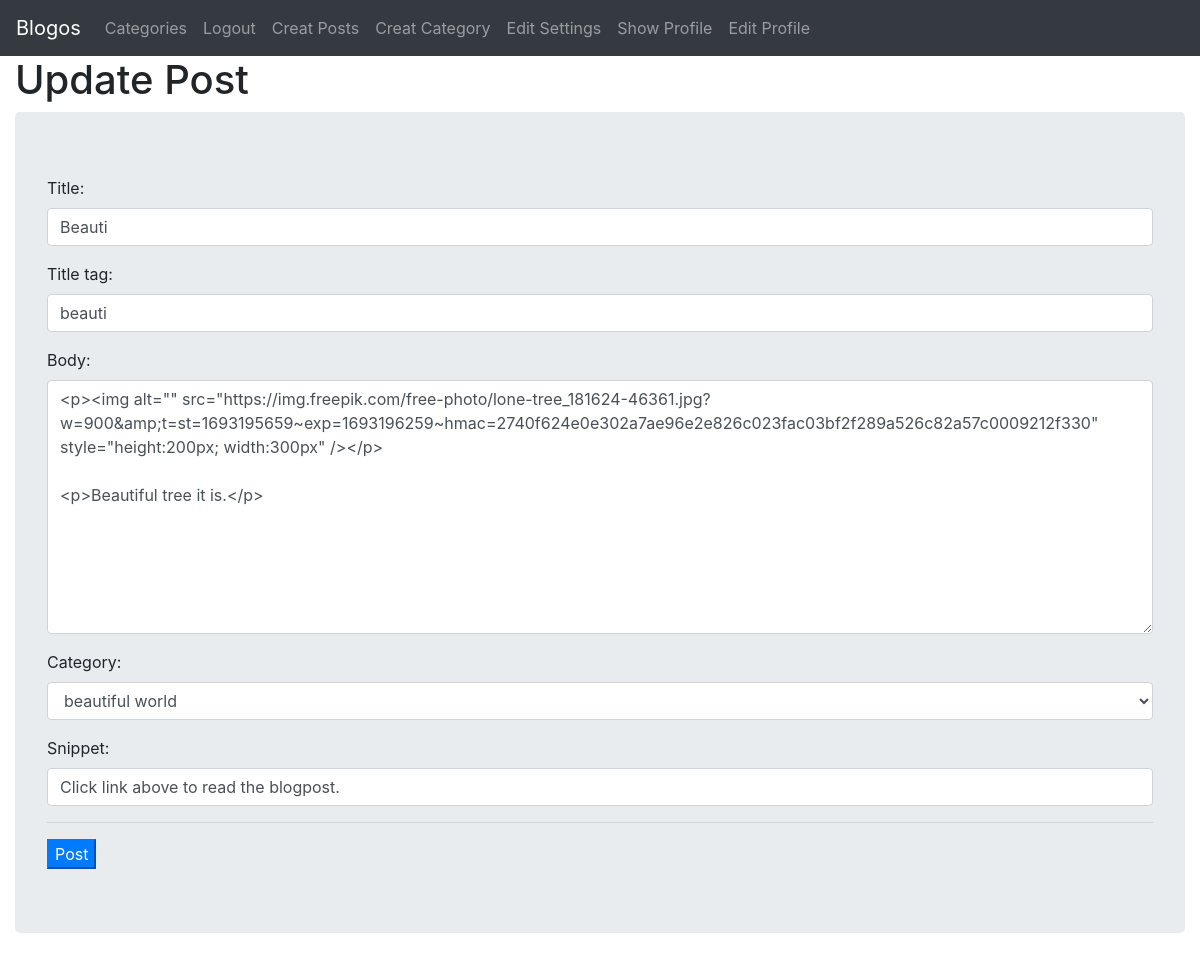
/artical/update/17 (signed in), run on the app's committed database.
### blog/models.py (models this page shows, shortened)
class Post(models.Model):
    title = models.CharField(max_length=255)
    title_tag = models.CharField(max_length=255)
    author = models.ForeignKey(User,on_delete=models.CASCADE)
    body = RichTextField(blank=True, null=True)
    post_date = models.DateTimeField(auto_now=True) ## Whenever we create new blogposts, automatically assign a date to it.
    category = models.CharField(max_length=255,default='uncategorised')
    snippet = models.CharField(max_length=255,default='Click link above to read the blogpost.')
    header_image = models.ImageField(null=True,blank=True,upload_to='images/')

### blog/views.py (the view)
# urls.py: path('artical/update/<int:pk>',Update_View.as_view(),name="UpdateViewPost"),
class Update_View(UpdateView):
    model = Post
    template_name = 'update_post.html'
    form_class = EditPostForm

### blog/forms.py
class EditPostForm(forms.ModelForm):
    class Meta:
        model = Post
        fields = ('title','title_tag','body','category','snippet')
        widgets = {
            'title' : forms.TextInput(attrs={'class': 'form-control', 'placeholder' : 'Title of the article'}),
            'title_tag'  : forms.TextInput(attrs={'class': 'form-control', 'placeholder' : 'Sub-title'}),
            'body'  : forms.Textarea(attrs={'class': 'form-control', 'placeholder' : 'Main content'}),
            'category' : forms.Select(choices=choice_list,attrs={'class':'form-control'}),
            'snippet' : forms.TextInput(attrs={'class':'form-control','placeholder':'Enter your home page snippet here'}),
            }

### blog/templates/update_post.html (shortened to what this page needs)
{% extends "home.html" %}
{% block content %}
{% if user.is_authenticated%}
<h1>Update Post</h1>
{% if user.id == post.author.id %}
<div class="jumbotron">
    <form method="POST">
        {{ form.as_p }}
        <hr>
        <button class="btn-primary">Post</button>
    </form>
</div>
{% else %}
<h1>You are not allowed here and you know it!</h1>
{%endif%}
{% else %}
<h1>You are not allowed here and you know it!</h1>
{% endif %}
{% endblock %}

### data on the page
Post: title "Beauti", title_tag "beauti", body "<p><img alt=\"\" src=\"https://img.freepik.com/free-photo/lone-tree_181624-46361.jpg?w=900&amp;t=st=1693195659~exp=1693196259~hmac=2740f624e0e302a7ae96e2e826c023fac03bf2f289a526c82a57c0009212f330\" style=\"height:200px; width:300px\" /></p> <p>Beautiful tree it is.</p>", category "beautiful world", snippet "Click link above to read the blogpost."
